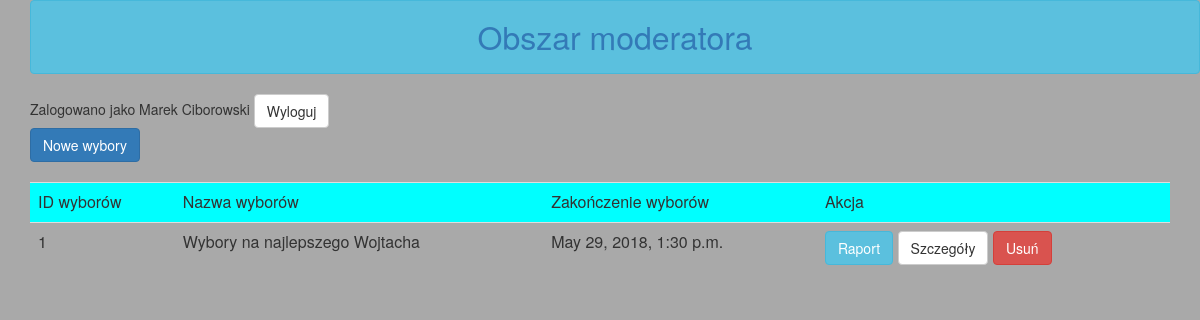
Page /mod/elections (signed in) on the earlier database version.
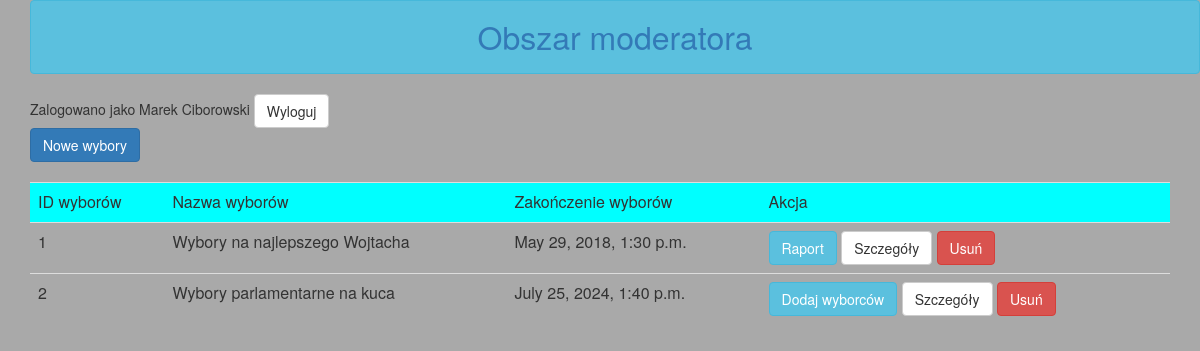
Same page on the later database version.
### mysite/models.py (models this page shows, shortened)
class wybory(models.Model):
    ID_WYBOROW = models.AutoField(primary_key=True)
    nazwaWyborow = models.CharField(max_length=100)
    maxLiczbaKandydatowDoPoparcia = models.PositiveIntegerField()
    dataRozpoczecia = models.DateTimeField()
    dataZakonczenia = models.DateTimeField()
    class Meta:
        ordering = ["ID_WYBOROW"]
        db_table = "Wybory"
        verbose_name = "Wybory"
        verbose_name_plural = "Wybory"

### mysite/views.py (the view)
# urls.py: path('mod/elections', views.mod_election_list, name='Wybory mod'),
def mod_election_list(request):
    if request.user.is_authenticated:
        user = request.user
        logged_user = myUser.objects.get(username=user.username)
        if not logged_user.is_mod:
            return render(request, 'access_denied.html')
    else:
        return render(request, 'access_denied.html')
    template = loader.get_template("ModTemplates/mod_election_list.html")
    mylist = []
    all_elections = wybory.objects.all().order_by('dataZakonczenia')
    for x in all_elections:
        if timezone.now() < x.dataZakonczenia:
            in_time = True
        else:
            in_time = False
        this_election = electionsForList()
        this_election.myElection = x
        this_election.in_time = in_time
        mylist.append(this_election)
    username = logged_user.mod_profile.name + ' ' + logged_user.mod_profile.surname
    context = {
        'username': username,
        'all_elections': mylist
    }
    return HttpResponse(template.render(context, request))

### mysite/templates/ModTemplates/mod_election_list.html (shortened to what this page needs)
{% extends "ModTemplates/base_mod.html" %}
{% load bootstrap3 %}
{% block content %}
    <a href="{% url 'Nowe wybory mod' %}" class="btn btn-primary" >Nowe wybory</a>
    <br/><br/>
{% if all_elections %}
<table class="table" align="center">
<tr bgcolor="#00ffff">
    <td>
        ID wyborów
    </td>
    <td>
        Nazwa wyborów
    </td>
    <td>
        Zakończenie wyborów
    </td>
    <td>
        Akcja
    </td>
</tr>
{%for election in all_elections %}
<tr>
    <td>
        {{ election.myElection.ID_WYBOROW }}
    </td>
    <td>
        {{ election.myElection.nazwaWyborow }}
    </td>
    <td>
        {{ election.myElection.dataZakonczenia }}
    </td>
    <td>
        {% if not election.in_time %}
            <a class="btn btn-info" href='/' >Raport</a>
        {% else %}
            <a class="btn btn-info" href="{% url 'Dodaj wyborców mod' election.myElection.ID_WYBOROW %}">Dodaj wyborców</a>
        {% endif %}
        <a class="btn btn-default" href="{% url 'Szczegóły wyborów mod' election.myElection.ID_WYBOROW %}">Szczegóły</a>
        <a class="btn btn-danger" href="{% url 'Usuń wybory' election.myElection.ID_WYBOROW %}">Usuń</a>
    </td>
</tr>
{% endfor %}
</table>
    <br/>
{% else %}
    <br/>
    <div class="alert alert-danger">
    <strong>Brak wyborów</strong>
    </div>
{% endif %}
{% endblock %}

Differences in the rows shown:
added wybory: myElection.ID_WYBOROW "2", myElection.nazwaWyborow "Wybory parlamentarne na kuca", myElection.dataZakonczenia "July 25, 2024, 1:40 p.m."
Other differences:
new list line: "Dodaj wyborców Szczegóły Usuń"
